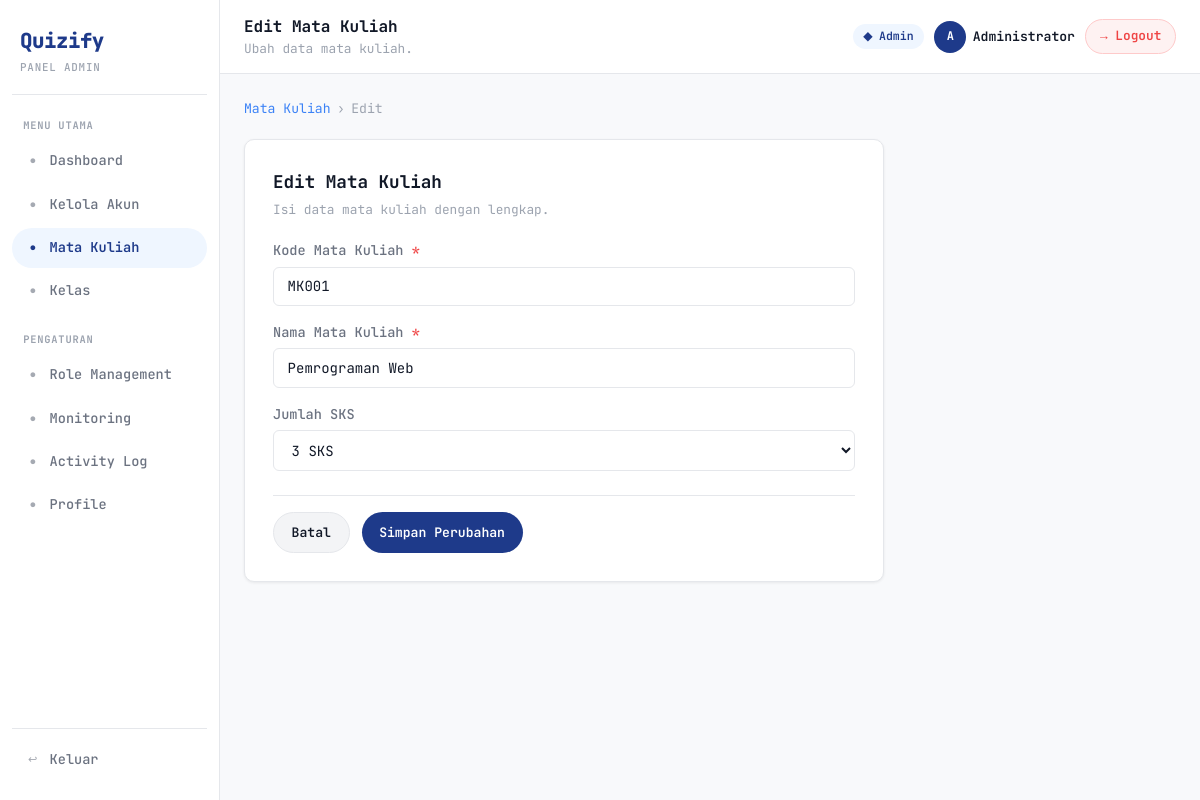
The page /index.php?page=matkul&action=edit&id=1 (signed in) on the database its author committed.
### tables this page shows
CREATE TABLE `mata_kuliah` (
  `id` int NOT NULL,
  `kode` varchar(20) NOT NULL,
  `nama` varchar(100) NOT NULL,
  `sks` int DEFAULT '2',
  `created_at` timestamp NULL DEFAULT CURRENT_TIMESTAMP
);

### app/controllers/admin/MatkulController.php (called while the page is built, shortened)
<?php
require_once 'app/models/MatkulModel.php';
class MatkulController
{
    private $model;
    public function __construct()
    {
        $this->model = new MatkulModel();
    }
    public function edit()
    {
        $id = isset($_GET['id']) ? (int) $_GET['id'] : 0;
        $matkul = $this->model->getById($id);
        require 'app/views/admin/matkul/form.php';
    }
}

### app/core/Router.php (called while the page is built, shortened)
<?php
class Router
{
    public function dispatch($page, $action)
    {
        [$file, $class, $defaultMethod, $role] = $this->routes[$page];
        $controller = new $class();
        $method = $defaultMethod ?: $this->sanitizeAction($action);
        $controller->$method();
    }
    private function sanitizeAction($action)
    {
        return $action;
    }
}

### index.php (called while the page is built, shortened)
<?php
require_once APP_ROOT . '/app/core/Router.php';
$page = $_GET['page'] ?? null;
$action = $_GET['action'] ?? 'index';
(new Router())->dispatch($page, $action);

### config/database.php (called while the page is built, shortened)
<?php
function getDB()
{
    static $pdo = null;
    if ($pdo === null) {
        try {
            $dsn = "mysql:host=" . DB_HOST . ";port=" . DB_PORT . ";dbname=" . DB_NAME . ";charset=" . DB_CHARSET;
            $pdo = new PDO($dsn, DB_USER, DB_PASS);
            $pdo->setAttribute(PDO::ATTR_ERRMODE, PDO::ERRMODE_EXCEPTION);
            $pdo->setAttribute(PDO::ATTR_DEFAULT_FETCH_MODE, PDO::FETCH_ASSOC);
        } catch (PDOException $e) {
            die('<div style="font-family:sans-serif;padding:2rem;color:#dc2626;">
                <strong>Koneksi Database Gagal</strong><br>
                Pastikan MySQL berjalan dan konfigurasi di config/database.php sudah benar.<br>
                Error: ' . $e->getMessage() . '
            </div>');
        }
    }
    return $pdo;
}

### app/models/MatkulModel.php (called while the page is built, shortened)
<?php
require_once __DIR__ . '/../../config/database.php';
class MatkulModel
{
    private $db;
    public function __construct()
    {
        $this->db = getDB();
    }
    public function getById($id)
    {
        $stmt = $this->db->prepare(
            'SELECT id, kode, nama, sks, created_at
             FROM mata_kuliah
             WHERE id = :id
             LIMIT 1'
        );
        $stmt->execute(['id' => $id]);
        return $stmt->fetch() ?: null;
    }
}

### app/views/admin/matkul/form.php (the view, shortened to what this page needs)
<?php
$isEdit = isset($matkul) && $matkul;
$action = $isEdit ? 'edit&id=' . $matkul['id'] : 'tambah';
require 'app/views/layouts/header.php';
require 'app/views/layouts/sidebar.php';
?>
<main class="main">
    <?php require 'app/views/layouts/topbar.php'; ?>
    <section class="page-content">
        <div class="breadcrumb">
            <a href="index.php?page=matkul">Mata Kuliah</a>
            <span>&rsaquo;</span>
            <span><?= $isEdit ? 'Edit' : 'Tambah' ?></span>
        </div>
        <div class="form-card">
            <h2><?= $isEdit ? 'Edit Mata Kuliah' : 'Tambah Mata Kuliah Baru' ?></h2>
            <p class="text-muted" style="margin-bottom: 1.25rem;">Isi data mata kuliah dengan lengkap.</p>
            <form method="POST" action="index.php?page=matkul&action=<?= $action ?>">
                <div class="form-group">
                    <label for="kode">Kode Mata Kuliah <span class="req">*</span></label>
                    <input type="text" id="kode" name="kode" class="form-control" placeholder="Contoh: MK001"
                        value="<?= htmlspecialchars($matkul['kode'] ?? '') ?>" required />
                </div>
                <div class="form-group">
                    <label for="nama">Nama Mata Kuliah <span class="req">*</span></label>
                    <input type="text" id="nama" name="nama" class="form-control" placeholder="Contoh: Pemrograman Web"
                        value="<?= htmlspecialchars($matkul['nama'] ?? '') ?>" required />
                </div>
                <div class="form-group">
                    <label for="sks">Jumlah SKS</label>
                    <select id="sks" name="sks" class="form-control">
                        <?php for ($i = 1; $i <= 6; $i++): ?>
                            <option value="<?= $i ?>" <?= ($matkul['sks'] ?? 2) == $i ? 'selected' : '' ?>>
                                <?= $i ?> SKS
                            </option>
                        <?php endfor; ?>
                    </select>
                </div>
                <div class="form-actions">
                    <a href="index.php?page=matkul" class="btn btn-secondary">Batal</a>
                    <button type="submit" class="btn btn-primary">
                        <?= $isEdit ? 'Simpan Perubahan' : 'Tambah Mata Kuliah' ?>
                    </button>
                </div>
            </form>
        </div>
    </section>
    <?php require 'app/views/layouts/footer.php'; ?>

### public/css/style.css (style rules this page uses)
*, *::before, *::after { margin: 0; padding: 0; box-sizing: border-box; }
:root { --primary: #1E3A8A; --primary-light: #EFF6FF; --accent: #3B82F6; --accent-light: #DBEAFE; --orange: #F97316; --orange-light: #FFF7ED; --green: #22C55E; --green-light: #F0FDF4; --red: #EF4444; --red-light: #FEF2F2; --yellow: #F59E0B; --yellow-light: #FFFBEB; --purple: #8B5CF6; --purple-light: #F5F3FF; --white: #FFFFFF; --bg: #F8F9FB; --black: #111827; --gray-100: #F3F4F6; --gray-200: #E5E7EB; --gray-400: #9CA3AF; --gray-600: #6B7280; --radius: 10px; --radius-sm: 6px; --shadow: 0 1px 3px rgba(0, 0, 0, 0.07); --shadow-md: 0 4px 16px rgba(0, 0, 0, 0.08); --font: 'JetBrains Mono', monospace; }
html { scroll-behavior: smooth; }
body { font-family: var(--font); background: var(--bg); color: var(--black); line-height: 1.6; min-height: 100vh; -webkit-font-smoothing: antialiased; }
a { text-decoration: none; color: inherit; }
button { border-radius: 999px; }
h2 { font-size: 1.05rem; font-weight: 700; }
p { font-size: 0.875rem; }
.text-muted { color: var(--gray-400); font-size: 0.8rem; }
.btn { display: inline-flex; align-items: center; justify-content: center; gap: 0.35rem; padding: 0.55rem 1.1rem; border: none; border-radius: 999px; font-family: var(--font); font-size: 0.82rem; font-weight: 600; cursor: pointer; transition: opacity 0.15s; text-decoration: none; }
.btn-primary { background: var(--primary); color: white; }
.btn-secondary { background: var(--gray-100); color: var(--black); border: 1px solid var(--gray-200); }
.form-group { display: flex; flex-direction: column; gap: 0.3rem; margin-bottom: 1rem; }
.form-group label { font-weight: 500; font-size: 0.85rem; color: var(--gray-600); }
.form-control { padding: 0.6rem 0.85rem; border: 1.5px solid var(--gray-200); border-radius: var(--radius-sm); font-family: var(--font); font-size: 0.875rem; background: var(--white); color: var(--black); outline: none; transition: border-color 0.15s, box-shadow 0.15s; width: 100%; }
.req { color: var(--red); }

### public/css/admin.css (style rules this page uses)
.main { display: flex; flex-direction: column; min-height: 100vh; overflow: hidden; }
.page-content { padding: 1.5rem; flex: 1; }
.breadcrumb { display: flex; align-items: center; gap: 0.4rem; font-size: 0.82rem; color: var(--gray-400); margin-bottom: 1.25rem; }
.breadcrumb a { color: var(--accent); }
.breadcrumb span { color: var(--gray-400); }
.form-card { background: var(--white); border: 1px solid var(--gray-200); border-radius: var(--radius); padding: 1.75rem; max-width: 640px; box-shadow: var(--shadow); }
.form-card h2 { font-size: 1.1rem; margin-bottom: 0.2rem; }
.form-actions { display: flex; gap: 0.75rem; margin-top: 1.5rem; padding-top: 1rem; border-top: 1px solid var(--gray-200); }

### rows shown on the page
mata_kuliah: kode "MK001", nama "Pemrograman Web", sks "3 SKS"

### other values the page prints
$pageTitle "Edit Mata Kuliah"
$pageSubtitle "Ubah data mata kuliah."
$initials "A"
$adminNama "Administrator"
